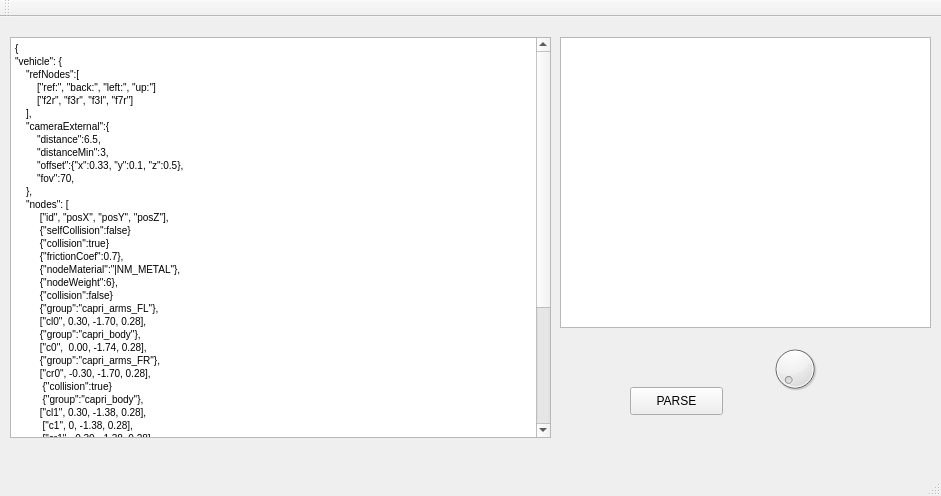
<?xml version="1.0" encoding="UTF-8"?>
<ui version="4.0">
 <class>MainWindow</class>
 <widget class="QMainWindow" name="MainWindow">
  <property name="geometry">
   <rect>
    <x>0</x>
    <y>0</y>
    <width>941</width>
    <height>496</height>
   </rect>
  </property>
  <property name="windowTitle">
   <string>MainWindow</string>
  </property>
  <widget class="QWidget" name="centralWidget">
   <widget class="QTextBrowser" name="textBrowser">
    <property name="geometry">
     <rect>
      <x>560</x>
      <y>20</y>
      <width>371</width>
      <height>291</height>
     </rect>
    </property>
   </widget>
   <widget class="QDial" name="dial">
    <property name="geometry">
     <rect>
      <x>770</x>
      <y>320</y>
      <width>50</width>
      <height>64</height>
     </rect>
    </property>
   </widget>
   <widget class="QTextEdit" name="textEdit">
    <property name="geometry">
     <rect>
      <x>10</x>
      <y>20</y>
      <width>541</width>
      <height>401</height>
     </rect>
    </property>
    <property name="html">
     <string>&lt;!DOCTYPE HTML PUBLIC &quot;-//W3C//DTD HTML 4.0//EN&quot; &quot;http://www.w3.org/TR/REC-html40/strict.dtd&quot;&gt;
&lt;html&gt;&lt;head&gt;&lt;meta name=&quot;qrichtext&quot; content=&quot;1&quot; /&gt;&lt;style type=&quot;text/css&quot;&gt;
p, li { white-space: pre-wrap; }
&lt;/style&gt;&lt;/head&gt;&lt;body style=&quot; font-family:'MS Shell Dlg 2'; font-size:7.8pt; font-weight:400; font-style:normal;&quot;&gt;
&lt;p style=&quot; margin-top:0px; margin-bottom:0px; margin-left:0px; margin-right:0px; -qt-block-indent:0; text-indent:0px;&quot;&gt;{&lt;/p&gt;
&lt;p style=&quot; margin-top:0px; margin-bottom:0px; margin-left:0px; margin-right:0px; -qt-block-indent:0; text-indent:0px;&quot;&gt;&amp;quot;vehicle&amp;quot;: {&lt;/p&gt;
&lt;p style=&quot; margin-top:0px; margin-bottom:0px; margin-left:0px; margin-right:0px; -qt-block-indent:0; text-indent:0px;&quot;&gt;    &amp;quot;refNodes&amp;quot;:[&lt;/p&gt;
&lt;p style=&quot; margin-top:0px; margin-bottom:0px; margin-left:0px; margin-right:0px; -qt-block-indent:0; text-indent:0px;&quot;&gt;        [&amp;quot;ref:&amp;quot;, &amp;quot;back:&amp;quot;, &amp;quot;left:&amp;quot;, &amp;quot;up:&amp;quot;]&lt;/p&gt;
&lt;p style=&quot; margin-top:0px; margin-bottom:0px; margin-left:0px; margin-right:0px; -qt-block-indent:0; text-indent:0px;&quot;&gt;        [&amp;quot;f2r&amp;quot;, &amp;quot;f3r&amp;quot;, &amp;quot;f3l&amp;quot;, &amp;quot;f7r&amp;quot;]&lt;/p&gt;
&lt;p style=&quot; margin-top:0px; margin-bottom:0px; margin-left:0px; margin-right:0px; -qt-block-indent:0; text-indent:0px;&quot;&gt;    ],&lt;/p&gt;
&lt;p style=&quot; margin-top:0px; margin-bottom:0px; margin-left:0px; margin-right:0px; -qt-block-indent:0; text-indent:0px;&quot;&gt;    &amp;quot;cameraExternal&amp;quot;:{&lt;/p&gt;
&lt;p style=&quot; margin-top:0px; margin-bottom:0px; margin-left:0px; margin-right:0px; -qt-block-indent:0; text-indent:0px;&quot;&gt;        &amp;quot;distance&amp;quot;:6.5,&lt;/p&gt;
&lt;p style=&quot; margin-top:0px; margin-bottom:0px; margin-left:0px; margin-right:0px; -qt-block-indent:0; text-indent:0px;&quot;&gt;        &amp;quot;distanceMin&amp;quot;:3,&lt;/p&gt;
&lt;p style=&quot; margin-top:0px; margin-bottom:0px; margin-left:0px; margin-right:0px; -qt-block-indent:0; text-indent:0px;&quot;&gt;        &amp;quot;offset&amp;quot;:{&amp;quot;x&amp;quot;:0.33, &amp;quot;y&amp;quot;:0.1, &amp;quot;z&amp;quot;:0.5},&lt;/p&gt;
&lt;p style=&quot; margin-top:0px; margin-bottom:0px; margin-left:0px; margin-right:0px; -qt-block-indent:0; text-indent:0px;&quot;&gt;        &amp;quot;fov&amp;quot;:70,&lt;/p&gt;
&lt;p style=&quot; margin-top:0px; margin-bottom:0px; margin-left:0px; margin-right:0px; -qt-block-indent:0; text-indent:0px;&quot;&gt;    },&lt;/p&gt;
&lt;p style=&quot; margin-top:0px; margin-bottom:0px; margin-left:0px; margin-right:0px; -qt-block-indent:0; text-indent:0px;&quot;&gt;    &amp;quot;nodes&amp;quot;: [&lt;/p&gt;
&lt;p style=&quot; margin-top:0px; margin-bottom:0px; margin-left:0px; margin-right:0px; -qt-block-indent:0; text-indent:0px;&quot;&gt;         [&amp;quot;id&amp;quot;, &amp;quot;posX&amp;quot;, &amp;quot;posY&amp;quot;, &amp;quot;posZ&amp;quot;],&lt;/p&gt;
&lt;p style=&quot; margin-top:0px; margin-bottom:0px; margin-left:0px; margin-right:0px; -qt-block-indent:0; text-indent:0px;&quot;&gt;         {&amp;quot;selfCollision&amp;quot;:false}&lt;/p&gt;
&lt;p style=&quot; margin-top:0px; margin-bottom:0px; margin-left:0px; margin-right:0px; -qt-block-indent:0; text-indent:0px;&quot;&gt;         {&amp;quot;collision&amp;quot;:true}&lt;/p&gt;
&lt;p style=&quot; margin-top:0px; margin-bottom:0px; margin-left:0px; margin-right:0px; -qt-block-indent:0; text-indent:0px;&quot;&gt;         {&amp;quot;frictionCoef&amp;quot;:0.7},&lt;/p&gt;
&lt;p style=&quot; margin-top:0px; margin-bottom:0px; margin-left:0px; margin-right:0px; -qt-block-indent:0; text-indent:0px;&quot;&gt;         {&amp;quot;nodeMaterial&amp;quot;:&amp;quot;|NM_METAL&amp;quot;},&lt;/p&gt;
&lt;p style=&quot; margin-top:0px; margin-bottom:0px; margin-left:0px; margin-right:0px; -qt-block-indent:0; text-indent:0px;&quot;&gt;         {&amp;quot;nodeWeight&amp;quot;:6},&lt;/p&gt;
&lt;p style=&quot; margin-top:0px; margin-bottom:0px; margin-left:0px; margin-right:0px; -qt-block-indent:0; text-indent:0px;&quot;&gt;         {&amp;quot;collision&amp;quot;:false}&lt;/p&gt;
&lt;p style=&quot; margin-top:0px; margin-bottom:0px; margin-left:0px; margin-right:0px; -qt-block-indent:0; text-indent:0px;&quot;&gt;         {&amp;quot;group&amp;quot;:&amp;quot;capri_arms_FL&amp;quot;},&lt;/p&gt;
&lt;p style=&quot; margin-top:0px; margin-bottom:0px; margin-left:0px; margin-right:0px; -qt-block-indent:0; text-indent:0px;&quot;&gt;         [&amp;quot;cl0&amp;quot;, 0.30, -1.70, 0.28],&lt;/p&gt;
&lt;p style=&quot; margin-top:0px; margin-bottom:0px; margin-left:0px; margin-right:0px; -qt-block-indent:0; text-indent:0px;&quot;&gt;         {&amp;quot;group&amp;quot;:&amp;quot;capri_body&amp;quot;},&lt;/p&gt;
&lt;p style=&quot; margin-top:0px; margin-bottom:0px; margin-left:0px; margin-right:0px; -qt-block-indent:0; text-indent:0px;&quot;&gt;         [&amp;quot;c0&amp;quot;,  0.00, -1.74, 0.28],&lt;/p&gt;
&lt;p style=&quot; margin-top:0px; margin-bottom:0px; margin-left:0px; margin-right:0px; -qt-block-indent:0; text-indent:0px;&quot;&gt;         {&amp;quot;group&amp;quot;:&amp;quot;capri_arms_FR&amp;quot;},&lt;/p&gt;
&lt;p style=&quot; margin-top:0px; margin-bottom:0px; margin-left:0px; margin-right:0px; -qt-block-indent:0; text-indent:0px;&quot;&gt;         [&amp;quot;cr0&amp;quot;, -0.30, -1.70, 0.28],&lt;/p&gt;
&lt;p style=&quot; margin-top:0px; margin-bottom:0px; margin-left:0px; margin-right:0px; -qt-block-indent:0; text-indent:0px;&quot;&gt;          {&amp;quot;collision&amp;quot;:true}&lt;/p&gt;
&lt;p style=&quot; margin-top:0px; margin-bottom:0px; margin-left:0px; margin-right:0px; -qt-block-indent:0; text-indent:0px;&quot;&gt;          {&amp;quot;group&amp;quot;:&amp;quot;capri_body&amp;quot;},&lt;/p&gt;
&lt;p style=&quot; margin-top:0px; margin-bottom:0px; margin-left:0px; margin-right:0px; -qt-block-indent:0; text-indent:0px;&quot;&gt;         [&amp;quot;cl1&amp;quot;, 0.30, -1.38, 0.28],&lt;/p&gt;
&lt;p style=&quot; margin-top:0px; margin-bottom:0px; margin-left:0px; margin-right:0px; -qt-block-indent:0; text-indent:0px;&quot;&gt;          [&amp;quot;c1&amp;quot;, 0, -1.38, 0.28],&lt;/p&gt;
&lt;p style=&quot; margin-top:0px; margin-bottom:0px; margin-left:0px; margin-right:0px; -qt-block-indent:0; text-indent:0px;&quot;&gt;          [&amp;quot;cr1&amp;quot;, -0.30, -1.38, 0.28],&lt;/p&gt;
&lt;p style=&quot; margin-top:0px; margin-bottom:0px; margin-left:0px; margin-right:0px; -qt-block-indent:0; text-indent:0px;&quot;&gt;]&lt;/p&gt;
&lt;p style=&quot; margin-top:0px; margin-bottom:0px; margin-left:0px; margin-right:0px; -qt-block-indent:0; text-indent:0px;&quot;&gt;}&lt;/p&gt;
&lt;p style=&quot; margin-top:0px; margin-bottom:0px; margin-left:0px; margin-right:0px; -qt-block-indent:0; text-indent:0px;&quot;&gt;&amp;quot;capri_steer&amp;quot;: {&lt;/p&gt;
&lt;p style=&quot; margin-top:0px; margin-bottom:0px; margin-left:0px; margin-right:0px; -qt-block-indent:0; text-indent:0px;&quot;&gt;    &amp;quot;information&amp;quot;:{&lt;/p&gt;
&lt;p style=&quot; margin-top:0px; margin-bottom:0px; margin-left:0px; margin-right:0px; -qt-block-indent:0; text-indent:0px;&quot;&gt;        &amp;quot;authors&amp;quot;:&amp;quot;Jalkku&amp;quot;,&lt;/p&gt;
&lt;p style=&quot; margin-top:0px; margin-bottom:0px; margin-left:0px; margin-right:0px; -qt-block-indent:0; text-indent:0px;&quot;&gt;        &amp;quot;name&amp;quot;:&amp;quot;Zakspeed Capri Steering Wheel&amp;quot;,&lt;/p&gt;
&lt;p style=&quot; margin-top:0px; margin-bottom:0px; margin-left:0px; margin-right:0px; -qt-block-indent:0; text-indent:0px;&quot;&gt;    }&lt;/p&gt;
&lt;p style=&quot; margin-top:0px; margin-bottom:0px; margin-left:0px; margin-right:0px; -qt-block-indent:0; text-indent:0px;&quot;&gt;    &amp;quot;slotType&amp;quot; : &amp;quot;capri_steer&amp;quot;,	 &lt;/p&gt;
&lt;p style=&quot; margin-top:0px; margin-bottom:0px; margin-left:0px; margin-right:0px; -qt-block-indent:0; text-indent:0px;&quot;&gt;	&lt;/p&gt;
&lt;p style=&quot; margin-top:0px; margin-bottom:0px; margin-left:0px; margin-right:0px; -qt-block-indent:0; text-indent:0px;&quot;&gt;}&lt;/p&gt;
&lt;p style=&quot;-qt-paragraph-type:empty; margin-top:0px; margin-bottom:0px; margin-left:0px; margin-right:0px; -qt-block-indent:0; text-indent:0px;&quot;&gt;&lt;br /&gt;&lt;/p&gt;
&lt;p style=&quot;-qt-paragraph-type:empty; margin-top:0px; margin-bottom:0px; margin-left:0px; margin-right:0px; -qt-block-indent:0; text-indent:0px;&quot;&gt;&lt;br /&gt;&lt;/p&gt;
&lt;p style=&quot; margin-top:0px; margin-bottom:0px; margin-left:0px; margin-right:0px; -qt-block-indent:0; text-indent:0px;&quot;&gt;}&lt;/p&gt;&lt;/body&gt;&lt;/html&gt;</string>
    </property>
   </widget>
   <widget class="QPushButton" name="pushButton">
    <property name="geometry">
     <rect>
      <x>630</x>
      <y>370</y>
      <width>93</width>
      <height>28</height>
     </rect>
    </property>
    <property name="text">
     <string>PARSE</string>
    </property>
   </widget>
  </widget>
  <widget class="QMenuBar" name="menuBar">
   <property name="geometry">
    <rect>
     <x>0</x>
     <y>0</y>
     <width>941</width>
     <height>26</height>
    </rect>
   </property>
  </widget>
  <widget class="QToolBar" name="mainToolBar">
   <attribute name="toolBarArea">
    <enum>TopToolBarArea</enum>
   </attribute>
   <attribute name="toolBarBreak">
    <bool>false</bool>
   </attribute>
  </widget>
  <widget class="QStatusBar" name="statusBar"/>
 </widget>
 <layoutdefault spacing="6" margin="11"/>
 <resources/>
 <connections/>
</ui>
